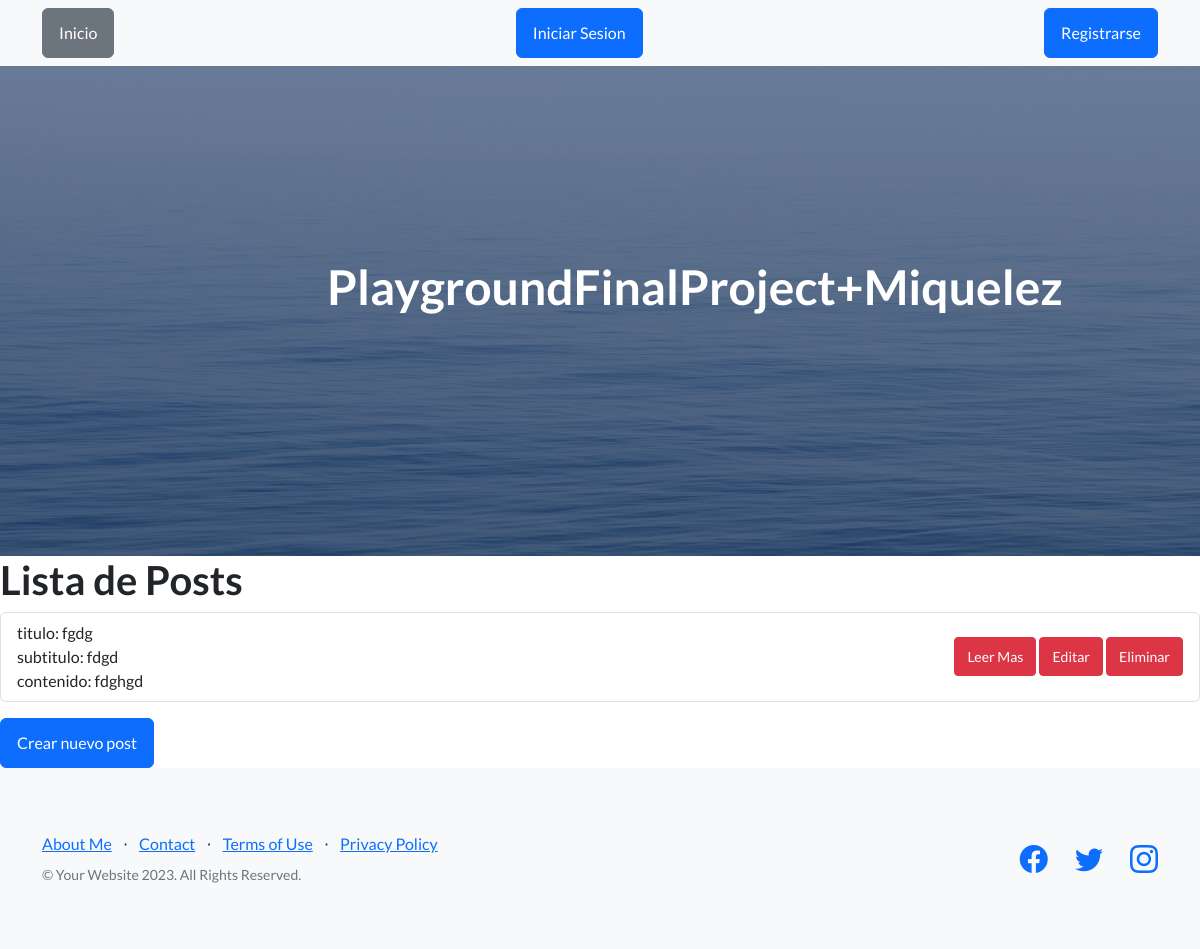
Page /app1/post_list/ on the earlier database version.
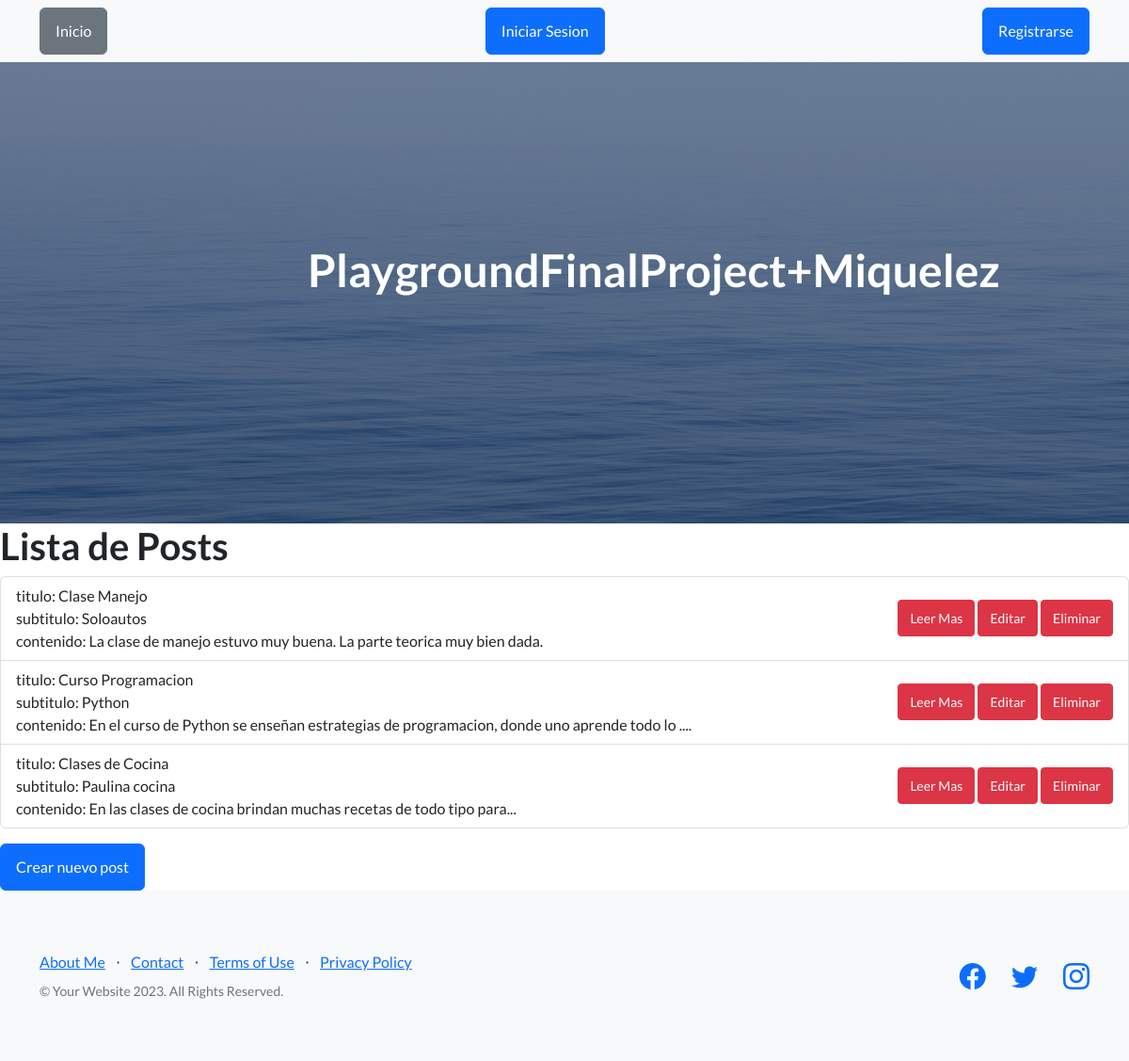
Same page on the later database version.
### app1/models.py (models this page shows, shortened)
class Post(models.Model):
    title = models.CharField(max_length=200)
    subtitle = models.CharField(max_length=200)
    content = models.TextField()
    created_at = models.DateTimeField(auto_now_add=True)

### app1/views.py (the view)
# urls.py: path('post_list/', views.PostListView.as_view(), name='post_list'),
class PostListView(ListView):
    model = Post
    template_name = 'post_list.html'
    context_object_name = 'posts'

### app1/Templates/post_list.html
{% extends 'index.html' %}
{% block content %}
  <h1>Lista de Posts</h1>
  <ul class="list-group">
    {% for post in posts %}
      <li class="list-group-item">
        <div class="d-flex justify-content-between align-items-center">
          titulo: {{ post.title }}<br>
          subtitulo: {{post.subtitle}}<br>
          contenido: {{post.content}}
          <div>
            <a href="{% url 'app1:detail_post' post.pk %}" class="btn btn-danger btn-sm ml-2">Leer Mas</a>
            <a href="{% url 'app1:update_post' post.pk %}" class="btn btn-danger btn-sm ml-2">Editar</a>
            <a href="{% url 'app1:delete_post' post.pk %}" class="btn btn-danger btn-sm ml-2">Eliminar</a>
          </div>
        </div>
      </li>
    {% endfor %}
  </ul>
  <a href="{% url 'app1:create_post' %}" class="btn btn-primary mt-3">Crear nuevo post</a>
{% endblock %}

Differences in the rows shown:
removed Post: title "fgdg", subtitle "fdgd", content "fdghgd"
added Post: title "Clase Manejo", subtitle "Soloautos", content "La clase de manejo estuvo muy buena. La parte teorica muy bien dada."
added Post: title "Curso Programacion", subtitle "Python", content "En el curso de Python se enseñan estrategias de programacion, donde uno aprende todo lo ...."
added Post: title "Clases de Cocina", subtitle "Paulina cocina", content "En las clases de cocina brindan muchas recetas de todo tipo para..."
